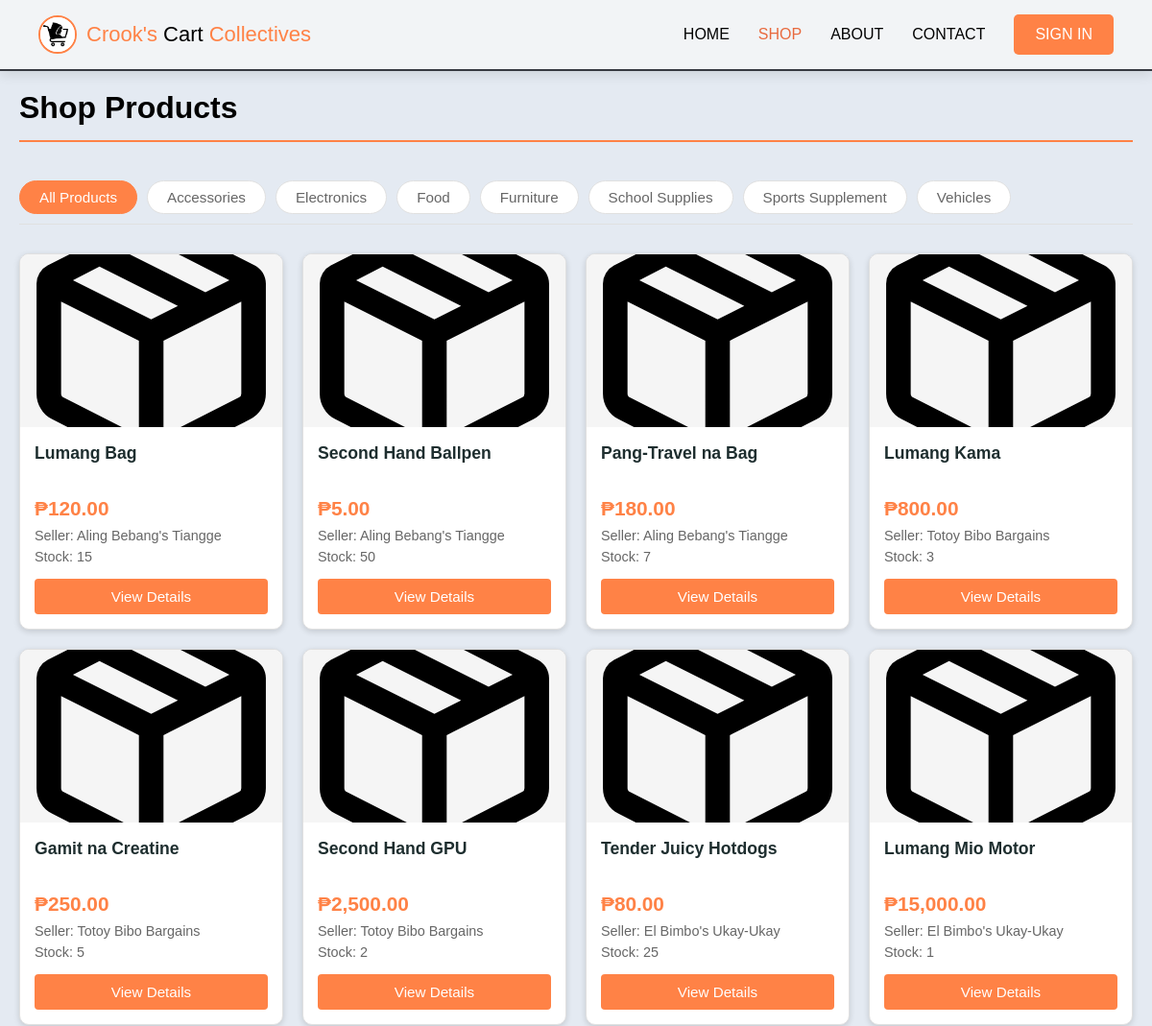
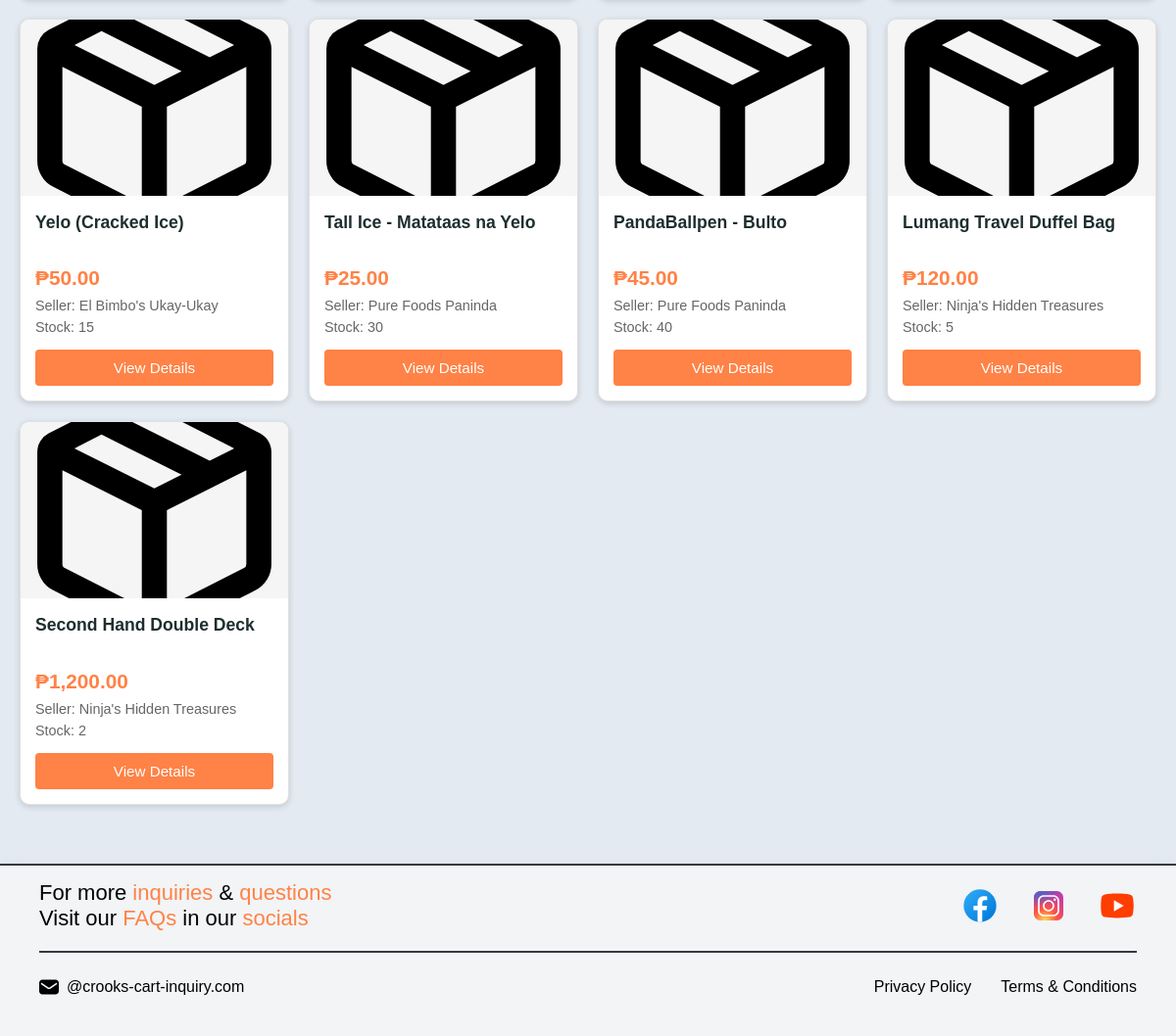
/pages/product.php, run on the app's committed database (2 pictures, top to bottom).
### tables this page shows
CREATE TABLE products (
    product_id INT AUTO_INCREMENT PRIMARY KEY,
    seller_id INT NOT NULL,
    name VARCHAR(100) NOT NULL,
    description TEXT,
    price DECIMAL(10, 2) NOT NULL,
    category VARCHAR(50),
    stock_quantity INT DEFAULT 0,
    media_path VARCHAR(255),
    is_active BOOLEAN DEFAULT TRUE,
    date_added TIMESTAMP DEFAULT CURRENT_TIMESTAMP,
    
    FOREIGN KEY (seller_id)
        REFERENCES sellers(seller_id)
        ON DELETE CASCADE
);

CREATE TABLE sellers (
    seller_id INT AUTO_INCREMENT PRIMARY KEY,
    user_id INT NOT NULL UNIQUE,
    business_name VARCHAR(100),
    identity_path VARCHAR(255),
    id_document_path VARCHAR(255),
    is_verified ENUM('pending', 'rejected', 'verified') DEFAULT 'pending',
    verification_date TIMESTAMP NULL,
    date_applied TIMESTAMP DEFAULT CURRENT_TIMESTAMP,
    rating DECIMAL(3, 2) DEFAULT 0.00,
    FOREIGN KEY (user_id)
        REFERENCES users(user_id)
        ON DELETE CASCADE
);

### pages/product.php (the view, shortened to what this page needs)
<?php
require_once('../database/database-connect.php');
$products = [];
$categories = [];
try {
    $catStmt = $connection->prepare("
        SELECT DISTINCT category
        FROM products
        WHERE is_active = 1 AND stock_quantity > 0
        ORDER BY category
    ");
    $catStmt->execute();
    $categories = $catStmt->fetchAll(PDO::FETCH_COLUMN);
    $prodStmt = $connection->prepare("
        SELECT p.*, s.business_name
        FROM products p
        JOIN sellers s ON p.seller_id = s.seller_id
        WHERE p.is_active = 1 AND p.stock_quantity > 0
        ORDER BY p.date_added DESC
    ");
    $prodStmt->execute();
    $products = $prodStmt->fetchAll(PDO::FETCH_ASSOC);
} catch (PDOException $e) {
    error_log("Error fetching products: " . $e->getMessage());
}
function getProductPageImageUrl($mediaPath) {
    $fallbackImage = '../assets/image/icons/package.svg';
    if (strpos($mediaPath, 'Crooks-Data-Storage/products/') === 0) {
        $mediaDir = rtrim($mediaPath, '/') . '/';
        $fullDir = dirname(__DIR__, 2) . '/' . $mediaDir;
        $thumbFiles = glob($fullDir . 'thumbnail_1.*');
        if (!empty($thumbFiles)) {
            $thumbFile = basename($thumbFiles[0]);
            return '../database/data-storage-handler.php?action=serve&path=' . rawurlencode($mediaDir . $thumbFile);
        } else {
            return $fallbackImage;
        }
    }
    return $mediaPath;
}
?>
<!DOCTYPE html>
<html lang="en">
<head>
    <link rel="stylesheet" href="../styles/header.css">
    <link rel="stylesheet" href="../styles/footer.css">
    <link rel="stylesheet" href="../styles/product.css">
</head>
<body>
    <?php include_once('header.php'); ?>
    <main class="content">
        <div class="page-title-header">
            <h1>Shop Products</h1>
        </div>
        <?php if (!empty($products)): ?>
        <div class="filter-tabs" id="filterTabs">
            <span class="filter-tab active" data-filter="all">All Products</span>
            <?php foreach ($categories as $category): ?>
            <span class="filter-tab" data-filter="<?php echo htmlspecialchars(strtolower($category)); ?>">
                <?php echo htmlspecialchars($category); ?>
            </span>
            <?php endforeach; ?>
        </div>
        <div class="products-grid" id="productsGrid">
            <?php foreach ($products as $product): ?>
            <div class="product-card" data-category="<?php echo htmlspecialchars(strtolower($product['category'])); ?>">
                <?php
                $imageUrl = getProductPageImageUrl($product['media_path'] ?? '');
                ?>
                <div class="product-image-container">
                    <img src="<?php echo htmlspecialchars($imageUrl); ?>"
                        alt="<?php echo htmlspecialchars($product['name']); ?>" class="product-image"
                        onerror="this.onerror=null; this.src='../assets/image/icons/package.svg';">
                </div>
                <div class="product-info">
                    <h3 class="product-title"><?php echo htmlspecialchars($product['name']); ?></h3>
                    <p class="product-price">₱<?php echo number_format($product['price'], 2); ?></p>
                    <p class="product-seller">Seller: <?php echo htmlspecialchars($product['business_name']); ?></p>
                    <p class="product-stock">Stock: <?php echo (int)$product['stock_quantity']; ?></p>
                    <div class="product-actions">
                        <a href="product-detail.php?id=<?php echo $product['product_id']; ?>"
                            class="btn btn-primary">View Details</a>
                    </div>
                </div>
            </div>
            <?php endforeach; ?>
        </div>
        <?php endif; ?>
    </main>
    <?php include_once('footer.php'); ?>
</body>
</html>

### styles/header.css (style rules this page uses)
:root { --size-logo-height: 40px; --size-button-padding: 10px 20px; --size-button-radius: 5px; --size-navigation-gap: 30px; --size-header-padding: 15px 40px; --size-mobile-menu-max-width: 270px; --color-background-A: #e4eaf2; --color-background-B: #f2f4f6; --color-background-C: #000000; --color-linear-gradient-A: #a49bf8, #b8b9fa, #dbd5fd, #43c9fb; --color-text-A: #000000; --color-text-B: #ffffff; --color-text-C: #1e2e2f; --color-accent-A: #ff8246; --color-hover-A: #e8693d; --color-border-A: #363940; --effect-glow-A: 0 0 10px rgba(0, 0, 0, 0.2); --effect-glow-B: 0 0 10px rgba(211, 94, 53, 0.7); --effect-box-shadow-default: 0 2px 6px rgba(0, 0, 0, 0.15); --effect-transition-default: all 0.3s ease-in-out; --font-family-base: Arial, sans-serif; --font-size-base: 16px; --font-size-title: 22px; --font-weight-bold: 400; }
body { margin: 0; padding: 0; overflow-x: hidden; background-color: var(--color-background-A); color: var(--color-text-A); font-family: var(--font-family-base); transition: opacity 0.5s ease-in-out, transform 0.5s ease-in-out; }
html { -ms-overflow-style: none; scrollbar-width: none; }

### styles/product.css (style rules this page uses)
* { margin: 0; padding: 0; box-sizing: border-box; }
body { font-family: Arial, sans-serif; background-color: #e4eaf2; color: #000000; min-height: 100vh; display: flex; flex-direction: column; }
.content { flex: 1; max-width: 1200px; margin: 100px auto 40px; padding: 0 20px; width: 100%; min-height: calc(100vh - 200px); display: flex; flex-direction: column; }
.page-title-header { width: 100%; margin: 20px 0 30px 0; padding-bottom: 15px; border-bottom: 2px solid #FF8246; }
.page-title-header h1 { font-size: 2rem; color: #000000; font-weight: 600; margin: 0; }
.filter-tabs { display: flex; flex-wrap: wrap; gap: 10px; margin-bottom: 30px; padding: 10px 0; border-bottom: 1px solid #e0e0e0; width: 100%; }
.filter-tab { padding: 8px 20px; background: #ffffff; border-radius: 25px; cursor: pointer; font-size: 0.95rem; font-weight: 500; color: #666666; transition: all 0.3s ease; border: 1px solid #e0e0e0; text-decoration: none; display: inline-block; }
.filter-tab.active { background: #FF8246; color: #ffffff; border-color: #FF8246; }
.products-grid { display: grid; grid-template-columns: repeat(auto-fill, minmax(250px, 1fr)); gap: 20px; padding: 0 0 20px 0; width: 100%; }
.product-card { background: #ffffff; border-radius: 10px; overflow: hidden; box-shadow: 0 2px 6px rgba(0, 0, 0, 0.15); transition: box-shadow 0.3s ease, transform 0.3s ease; display: flex; flex-direction: column; border: 1px solid #e0e0e0; height: 100%; }
.product-image-container { width: 100%; height: 180px; overflow: hidden; background-color: #f5f5f5; }
.product-image { width: 100%; height: 100%; object-fit: cover; display: block; }
.product-info { padding: 15px; flex: 1; display: flex; flex-direction: column; }
.product-title { margin: 0 0 8px 0; font-size: 1.1rem; font-weight: 600; color: #1e2e2f; line-height: 1.4; min-height: 2.8rem; overflow: hidden; display: -webkit-box; -webkit-line-clamp: 2; -webkit-box-orient: vertical; }
.product-price { color: #FF8246; font-weight: 600; font-size: 1.3rem; margin: 5px 0; }
.product-seller, .product-stock { font-size: 0.9rem; color: #666666; margin: 3px 0; }
.product-actions { margin-top: 12px; width: 100%; }
.btn { display: inline-block; padding: 10px 0; border: none; border-radius: 4px; font-size: 0.95rem; font-weight: 500; cursor: pointer; transition: all 0.3s ease; text-decoration: none; text-align: center; width: 100%; }
.btn-primary { background-color: #FF8246; color: #ffffff; }

### styles/sign-out.css (style rules this page uses)
:root { --effect-box-shadow-default: 0 4px 12px rgba(0, 0, 0, 0.1); --effect-box-shadow-hover: 0 8px 25px rgba(0, 0, 0, 0.15); --effect-transition-default: all 0.3s ease; --effect-glow-B: 0 0 10px rgba(255, 130, 70, 0.4); }

### data on the page
products: media_path (picture), name "Lumang Bag", price "120.00", seller.business_name "Aling Bebang's Tiangge", stock_quantity "15"
products: media_path (picture), name "Second Hand Ballpen", price "5.00", seller.business_name "Aling Bebang's Tiangge", stock_quantity "50"
products: media_path (picture), name "Pang-Travel na Bag", price "180.00", seller.business_name "Aling Bebang's Tiangge", stock_quantity "7"
products: media_path (picture), name "Lumang Kama", price "800.00", seller.business_name "Totoy Bibo Bargains", stock_quantity "3"
products: media_path (picture), name "Gamit na Creatine", price "250.00", seller.business_name "Totoy Bibo Bargains", stock_quantity "5"
products: media_path (picture), name "Second Hand GPU", price "2,500.00", seller.business_name "Totoy Bibo Bargains", stock_quantity "2"
products: media_path (picture), name "Tender Juicy Hotdogs", price "80.00", seller.business_name "El Bimbo's Ukay-Ukay", stock_quantity "25"
products: media_path (picture), name "Lumang Mio Motor", price "15,000.00", seller.business_name "El Bimbo's Ukay-Ukay", stock_quantity "1"
products: media_path (picture), name "Yelo (Cracked Ice)", price "50.00", seller.business_name "El Bimbo's Ukay-Ukay", stock_quantity "15"
products: media_path (picture), name "Tall Ice - Matataas na Yelo", price "25.00", seller.business_name "Pure Foods Paninda", stock_quantity "30"
products: media_path (picture), name "PandaBallpen - Bulto", price "45.00", seller.business_name "Pure Foods Paninda", stock_quantity "40"
products: media_path (picture), name "Lumang Travel Duffel Bag", price "120.00", seller.business_name "Ninja's Hidden Treasures", stock_quantity "5"
products: media_path (picture), name "Second Hand Double Deck", price "1,200.00", seller.business_name "Ninja's Hidden Treasures", stock_quantity "2"

### other printed values
$category "Accessories"
$category "Electronics"
$category "Food"
$category "Furniture"
$category "School Supplies"
$category "Sports Supplement"
$category "Vehicles"
